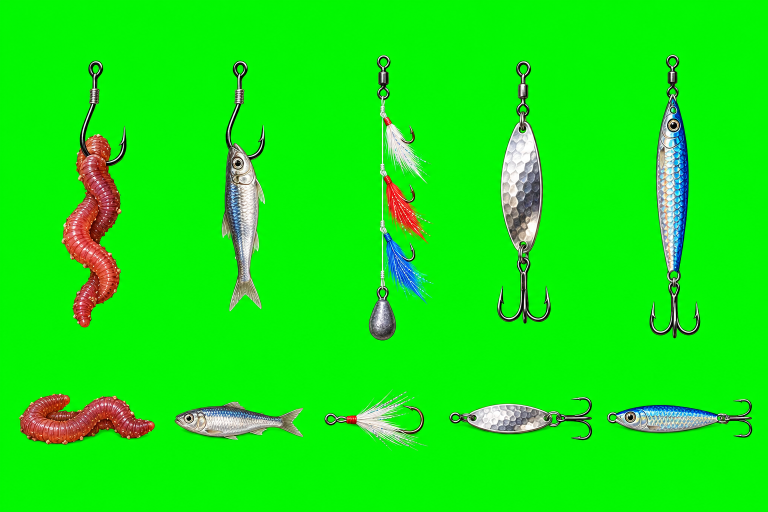
#> input picture assets/raw/baits-sea.png, 1536 x 1024 px (shown at 1/2 size)
$ python -i split_atlas.py   (imports and definitions only)
#> lines starting #> are read from the running program, lines starting #| are printed output that depends on the picture; after the words box and inside, x2 and y2 are one past the last pixel; in counts of white or black regions, pixels touching at a corner belong together
#> in process_fish, img is the input picture: PIL image 1536x1024 RGB; mean R, G, B 18.2, 233.6, 14.8
#!/usr/bin/env python3
"""
split_atlas.py -- chromakey-and-split source atlases into individual cells.

Reads green-screen atlas PNGs from assets/raw/, removes the chromakey
background, and splits them into a grid of cells, auto-tightening each
cell to its bounding box. Outputs to assets/clean/.

Usage:
    python scripts/split_atlas.py                      # cut everything again
    python scripts/split_atlas.py fish-shark icon-map  # only these (raw file stems)

Atlases handled:
    fish2.png      -- 11 lake species x 3 sizes (small/medium/large)
    fish-<id>.*    -- one species per strip: 3 sizes in white boxes
    baits.png      -- 5 baits x 2 styles  (full/simple)         = 10 cells
    baits-sea.png  -- 2 sea baits + 3 lures, same layout        = 10 cells
    lures-fresh.png -- 3 fresh-water lures, same two rows       =  6 cells
    baits-greece.png -- 2 Greek baits + 2 lures, same two rows  =  8 cells
    baits-antarctica.png -- krill + the glow jig, same two rows   =  4 cells
    floats.png     -- 5 floats x 2 parts  (full/tip)            = 10 cells
    rod.png, icon-*.png, play.png

Each split cell is auto-cropped to its non-transparent bounding box, so
downstream code can scale freely without dealing with padding.
"""

from __future__ import annotations

import sys
from pathlib import Path

import numpy as np
from PIL import Image, ImageFilter


# Resolve repo root from script location.
SCRIPT_DIR = Path(__file__).resolve().parent
REPO_ROOT = SCRIPT_DIR.parent
RAW_DIR = REPO_ROOT / "assets" / "raw"
CLEAN_DIR = REPO_ROOT / "assets" / "clean"


# Reuse the same chromakey parameters as process_assets.py so the look is
# consistent across all chromakey'd assets.
CHROMA_LOW = 10
CHROMA_HIGH = 80
ALPHA_BLUR_RADIUS = 0.6


def chromakey_remove(img: Image.Image, remove_white: bool = False,
                     chroma_low: float = CHROMA_LOW,
                     chroma_high: float = CHROMA_HIGH) -> Image.Image:
#> called with remove_white = True, chroma_low = 10, chroma_high = 80
    rgba = np.asarray(img.convert("RGBA"), dtype=np.float32)
    r = rgba[..., 0]
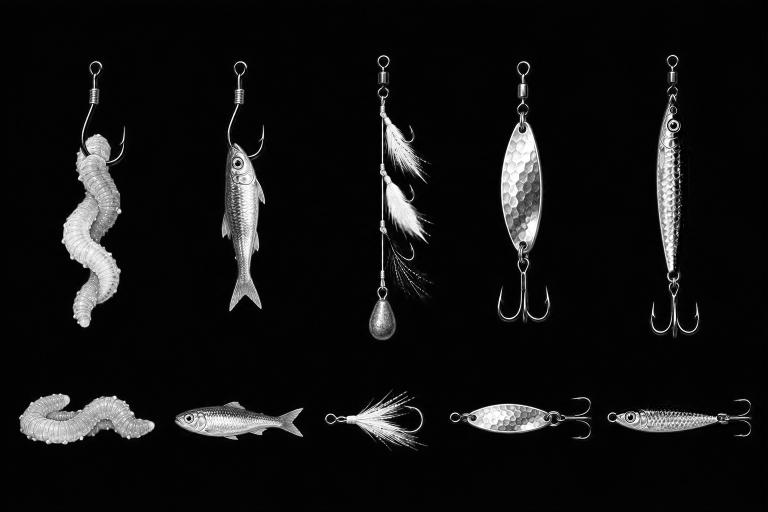
#> r: shape (1024, 1536) float32 (shown at 1/2 size); min 0, max 255, mean 18.2
    g = rgba[..., 1]
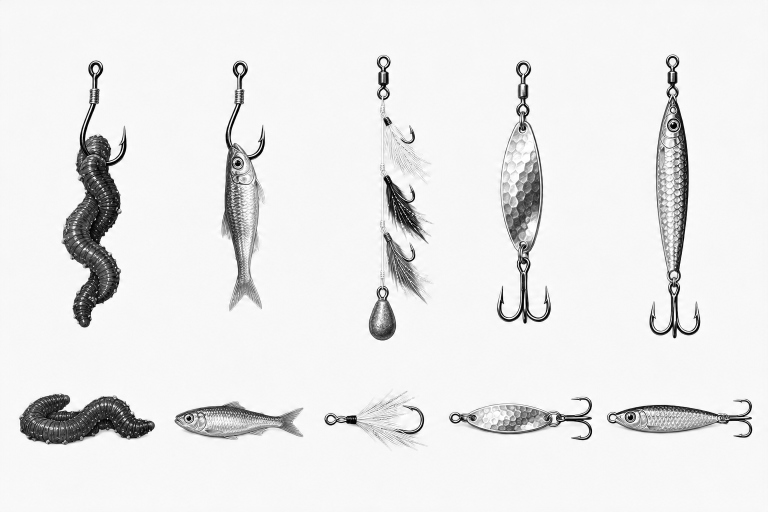
#> g: shape (1024, 1536) float32 (shown at 1/2 size); min 0, max 255, mean 233.6
    b = rgba[..., 2]
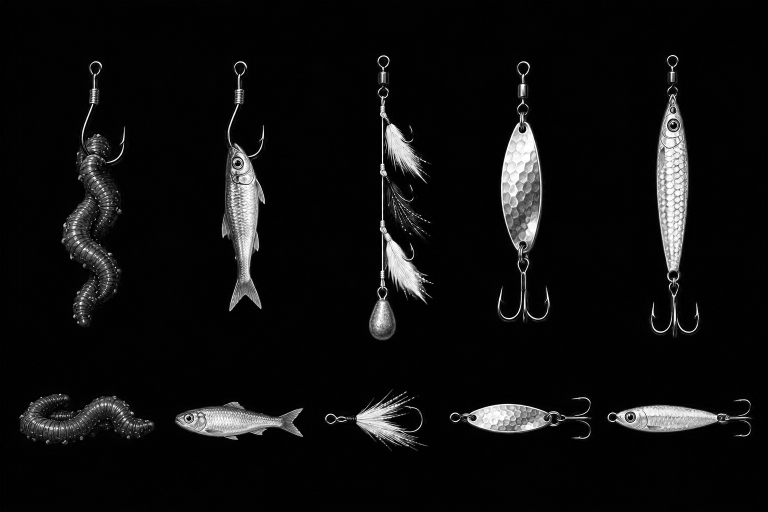
#> b: shape (1024, 1536) float32 (shown at 1/2 size); min 0, max 255, mean 14.8
    max_rb = np.maximum(r, b)
    green_excess = g - max_rb
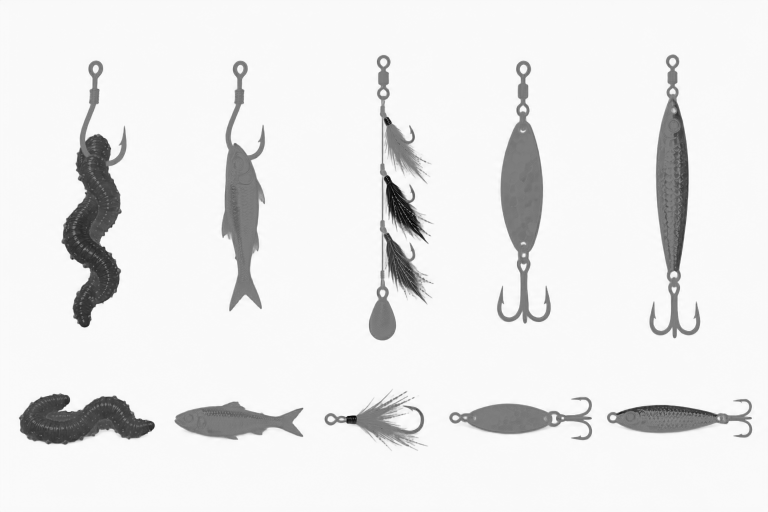
#> green_excess: shape (1024, 1536) float32 (shown at 1/2 size); min -251, max 255, mean 213.4; drawn with min black and max white
    denom = max(chroma_high - chroma_low, 1)
    alpha_mask = 1.0 - np.clip((green_excess - chroma_low) / denom, 0.0, 1.0)
    despilled_g = np.where(green_excess > 0, max_rb, g)
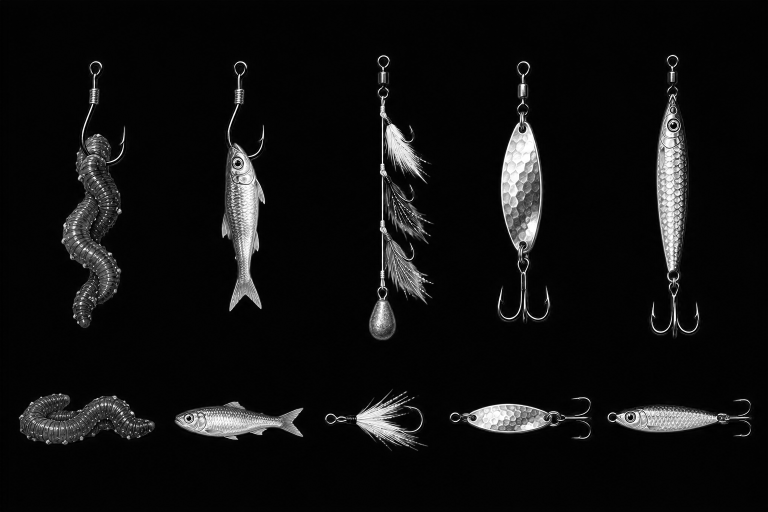
#> despilled_g: shape (1024, 1536) float32 (shown at 1/2 size); min 0, max 255, mean 15.6
    # Optionally transparentise near-white pixels (e.g. gridlines drawn on
    # the source atlas). Threshold 220 catches anti-aliased line edges too.
    if remove_white:
        white_mask = (r > 220) & (g > 220) & (b > 220)
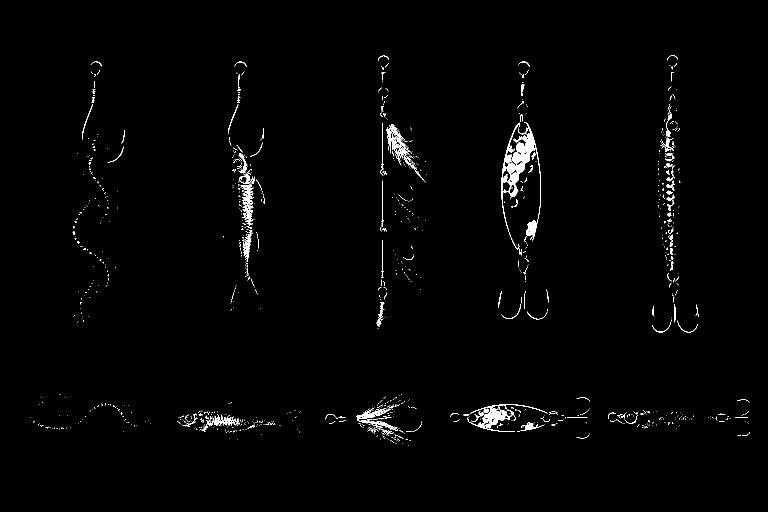
#> white_mask: shape (1024, 1536) bool (shown at 1/2 size); 1.3% white; 1108 white regions (997 under 20 px), largest, box (x1, y1, x2, y2) and area: (1003, 244, 1082, 500) 4496, (935, 808, 1095, 864) 1644, (773, 248, 852, 365) 1243
        alpha_mask = np.where(white_mask, 0.0, alpha_mask)
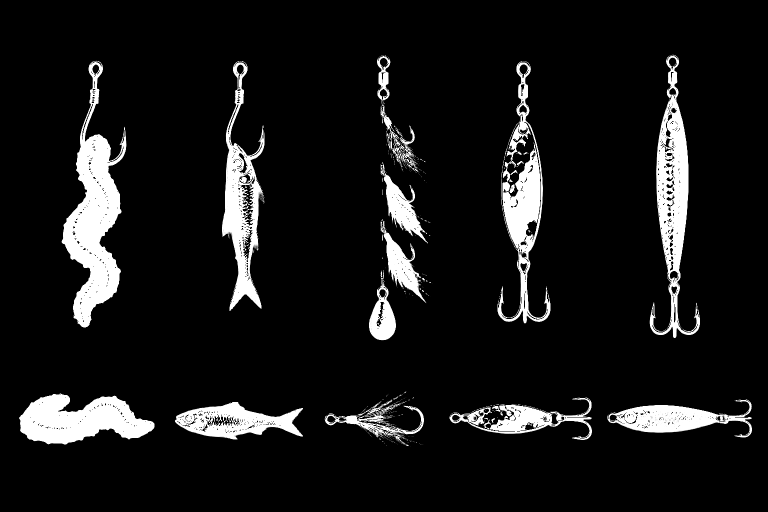
#> alpha_mask: shape (1024, 1536) float32 (shown at 1/2 size); min 0, max 1, mean 0.0901
    out = np.stack([r, despilled_g, b, alpha_mask * 255.0], axis=-1)
    out = np.clip(out, 0, 255).astype(np.uint8)
#> (the rest of the program and of its run is left out)
